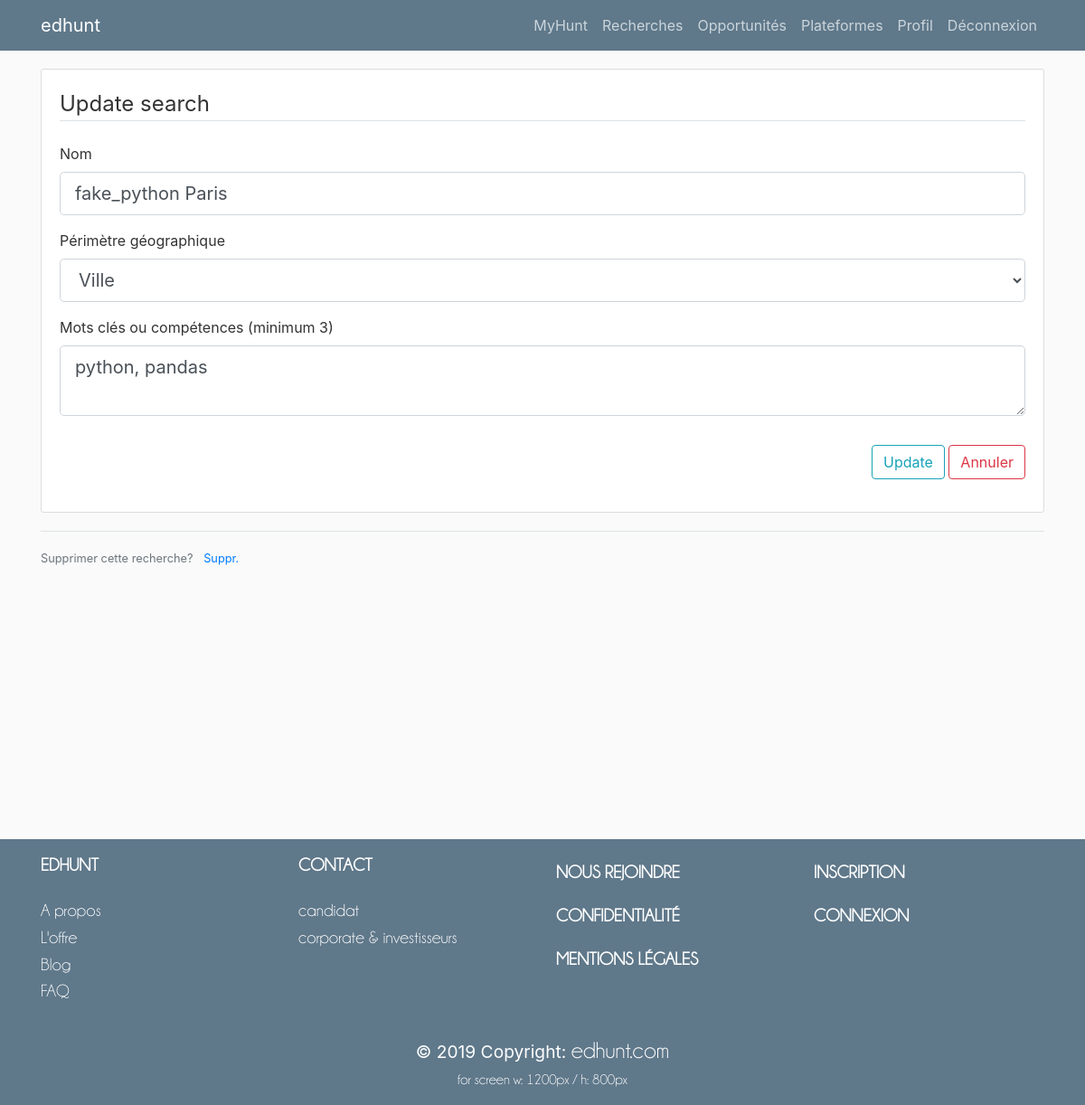
The app's page /update_search/1 (signed in) with its own data.
### edhunt/searchs/model.py (models this page shows, shortened)
class Search(db.Model, UserMixin):
    id = db.Column(db.Integer, primary_key=True)
    name = db.Column(db.String(50), unique=False, nullable=False)
    mob = db.Column(db.Enum(*SearchsEnums.mob), unique=False, nullable=False)
    country = db.Column(db.String(200), unique=False, nullable=True)
    region = db.Column(db.String(200), unique=False, nullable=True)
    departement = db.Column(db.String(200), unique=False, nullable=True)
    town = db.Column(db.String(200), unique=False, nullable=True)
    key_words = db.Column(db.Text(300), unique=False, nullable=False,
                          default=".")
    created = db.Column(db.String(20), unique=False, nullable=False,
                        default=datetime.utcnow)
    last_update = db.Column(db.String(20), unique=False, nullable=True)
    contract = db.Column(db.String(200), unique=False, nullable=True)
    employer = db.Column(db.String(200), unique=False, nullable=True)
    status = db.Column(db.String(200), unique=False, nullable=True)
    rem = db.Column(db.String(200), unique=False, nullable=True)
    currency = db.Column(db.Enum(*SearchsEnums.currency), unique=False,
                         nullable=True)
    management = db.Column(db.Enum(*SearchsEnums.booleen), unique=False,
                           nullable=True)
    company = db.Column(db.String(200), unique=False, nullable=True)
    not_company = db.Column(db.String(200), unique=False, nullable=True)
    company_size = db.Column(db.String(200), unique=False, nullable=True)
    job = db.Column(db.String(200), unique=False, nullable=True)
    sector = db.Column(db.String(200), unique=False, nullable=True)
    function = db.Column(db.Enum(*SearchsEnums.function), unique=False,
                         nullable=True)
    position = db.Column(db.String(200), unique=False, nullable=True)
    not_key_words = db.Column(db.Text(300), unique=False, nullable=True)
    english_mandatory = db.Column(db.String(200),
                                  unique=False, nullable=True)
    other_languages = db.Column(db.String(200), unique=False, nullable=True)
    user_id = db.Column(db.Integer, db.ForeignKey('user.id'), unique=False,
                        nullable=False)
    opportunities = db.relationship('Opportunity', backref='search', lazy=True)

### edhunt/searchs/routes.py (the view, shortened to what this page needs)
@searchs.route("/update_search/<search_id>", methods=["GET", "POST"])
@login_required
def update_search(search_id):
    handle_authentication(False)
    form = SearchsForms.Update()
    search = Search.query.filter_by(id=search_id).first()
    if current_user.id != search.user_id:
        flash("sorry this is not your search, you are not allowed", "danger")
        return redirect(url_for("main.edhunt"))
    if request.method == 'GET':
        form.name.data = search.name
        form.mob.data = search.mob
        for feat in ['country', 'town', 'departement', 'region']:
            if getattr(search, feat) is None:
                setattr(search, feat, "")
            _data = [i.strip() for i in getattr(search, feat).split(",")]
            _data = _data + (["", ] * (5 - len(_data)))
            [setattr(getattr(form, f"{feat}_{i+1}"), "data", j)
             for i, j in enumerate(_data)]
        form.key_words.data = search.key_words
    form.submit.label.text = "Update"
    return render_template('search/update/update_search.html',
                           title="Update Search",
                           mode="Update",
                           form=form,
                           country_list=Country.list_all(),
                           town_list=Town.list_all(),
                           region_list=Region.list_all(),
                           departement_list=Departement.list_all(),
                           search_id=search.id)

### edhunt/main/model.py (called while the page is built)
    @staticmethod
    def list_all():
        return [i.country for i in Country.query.all()]

    @staticmethod
    def list_all():
        return [i.town for i in Town.query.all()]

    @staticmethod
    def list_all():
        return [i.region for i in Region.query.all()]

    @staticmethod
    def list_all():
        return [i.departement for i in Departement.query.all()]

### edhunt/utils/routes.py (called while the page is built)
def handle_authentication(expected):
    if (not expected) and (not current_user.is_authenticated):
        flash("something went wrong you have to be authetifiacted, please login first", "danger")
        return redirect(url_for('login'))
    elif expected and current_user.is_authenticated:
        flash("you are already authetified", "danger")
        return redirect(url_for('manage_account'))

@login_manager.user_loader
def load_user(user_id):
    return User.query.get(int(user_id))

### edhunt/templates/search/update/update_search.html (shortened to what this page needs)
{% extends "layout.html" %}
{% block content %}
<div class="content-section" style="padding: 20px">
  <form method="POST" action="">
    <fieldset class="form-group">
      <legend class="border-bottom mb-4">Update search</legend>
      <div class="form-group">
        {{ form.name.label(class="form-control-label") }}
        {% if form.name.errors %}
          {{ form.name(class="form-control form-control-lg is-invalid") }}
          <div class="invalid-feedback">
          {% for error in form.name.errors %}
            <span>{{ error }}</span>
          {% endfor %}
          </div>
        {% else %}
          {{ form.name(class="form-control form-control-lg") }}
        {% endif %}
      </div>
      <div class="form-group">
        {{ form.mob.label(class="form-control-label") }}
        {% if form.mob.errors %}
          {{ form.mob(title=form.mob.description,
          class="form-control form-control-lg is-invalid", onmouseover="swapMobDisplay()", onchange="swapMobDisplay()") }}
          <div class="invalid-feedback">
          {% for error in form.mob.errors %}
            <span>{{ error }}</span>
          {% endfor %}
          </div>
        {% else %}
          {{ form.mob(title=form.mob.description,
          class="form-control form-control-lg", onmouseover="swapMobDisplay()", onchange="swapMobDisplay()") }}
        {% endif %}
      </div>
                <div class="form-group">
                    {{ form.key_words.label(class="form-control-label") }}
                    {% if form.key_words.errors %}
                        {{ form.key_words(title= form.key_words.description,
                             class="form-control form-control-lg is-invalid") }}
                        <div class="invalid-feedback">
                            {% for error in form.key_words.errors %}
                                <span>{{ error }}</span>
                            {% endfor %}
                        </div>
                    {% else %}
                        {{ form.key_words(title= form.key_words.description,
                             class="form-control form-control-lg") }}
                    {% endif %}
                </div>
            </fieldset>
            <div class="text-right">
                <div class="form-group">
                    {{ form.submit(class="btn btn-outline-info") }}
                        <a class="btn btn-outline-danger ehButton" href="{{ url_for('searchs.manage_search', search_id=search_id)}}">Annuler</a>
                </div>
            </div>
        </form>
    </div>
    <div class="border-top pt-3">
        <small class="text-muted">
            Supprimer cette recherche? <a class="ml-2" href="{{ url_for('searchs.delete_search', search_id=search_id) }}">Suppr.</a>
        </small>
    </div>
{% endblock content %}

### edhunt/static/css/layout2.css (style rules this page uses)
:root { --myBlue:#5f788a; --myBrown:#4F2C00; --myWhite:#fafafa; }
html { font-size: 1rem; background: #fafafa; }
body { background: #fafafa; color: #333333; margin-top: 0em; }
.content-section { background: #ffffff; border: 1px solid #dddddd; border-radius: 3px; margin-bottom: 20px; margin-top: 20px; }

### records on screen
Search: name "fake_python Paris", mob "Ville", key_words "python, pandas"
